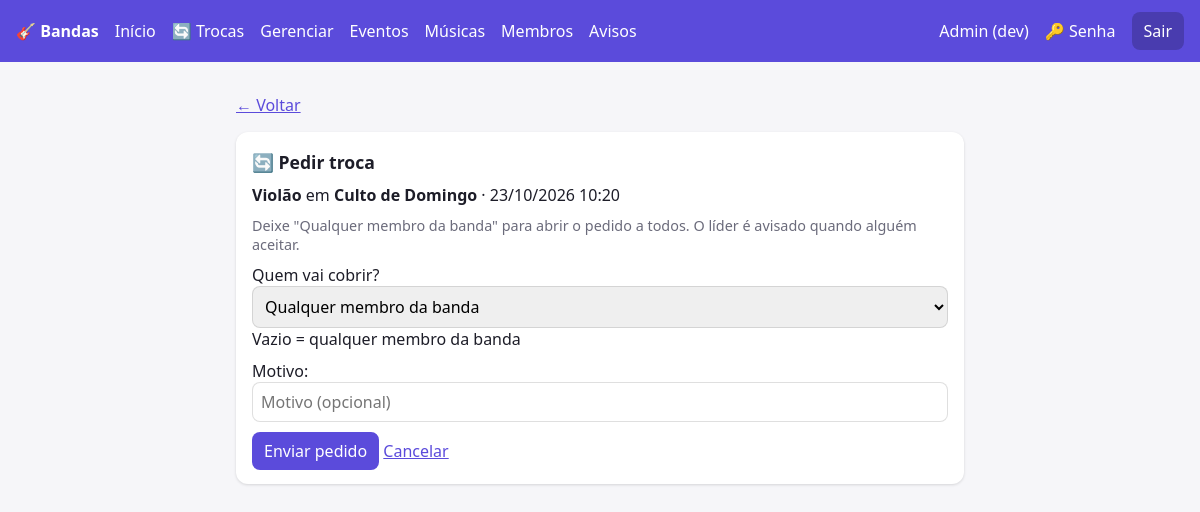
/escala/1/trocar/ (signed in), run on the app's committed database.
### core/models.py (models this page shows, shortened)
class Escala(models.Model):
    STATUS = [("pendente", "Pendente"), ("confirmado", "Confirmado"), ("recusado", "Recusado")]
    evento = models.ForeignKey(Evento, on_delete=models.CASCADE, related_name="escalas")
    membro = models.ForeignKey(Membro, on_delete=models.CASCADE, related_name="escalas")
    funcao = models.CharField(max_length=60, help_text="Ex.: Bateria, Vocal 1")
    status = models.CharField(max_length=12, choices=STATUS, default="pendente")
    obs = models.CharField(max_length=200, blank=True, help_text="Motivo / pedido de troca")

class Evento(models.Model):
    TIPOS = [("ensaio", "Ensaio"), ("culto", "Culto/Missa"), ("show", "Show"), ("outro", "Outro")]
    banda = models.ForeignKey(Banda, on_delete=models.CASCADE, related_name="eventos")
    titulo = models.CharField(max_length=150)
    tipo = models.CharField(max_length=10, choices=TIPOS, default="ensaio")
    data_hora = models.DateTimeField()
    local = models.CharField(max_length=150, blank=True)
    descricao = models.TextField(blank=True)
    class Meta:
        ordering = ["data_hora"]

### core/views.py (the view)
# urls.py: path("escala/<int:pk>/trocar/", v.troca_pedir, name="troca_pedir"),
@login_required
def troca_pedir(request, pk):
    esc = get_object_or_404(Escala.objects.select_related("evento__banda", "membro__user"),
                            pk=pk, membro__user=request.user)
    if esc.evento.data_hora <= timezone.now():
        messages.error(request, "Esse evento já passou.")
        return redirect("home")
    if esc.trocas.filter(status="aberta").exists():
        messages.error(request, "Você já tem um pedido de troca aberto para esta escala.")
        return redirect("trocas")
    form = TrocaForm(request.POST or None, escala=esc)
    if request.method == "POST" and form.is_valid():
        t = form.save(commit=False)
        t.escala, t.solicitante = esc, esc.membro
        t.save()
        messages.success(request, "Pedido de troca enviado! O líder é avisado quando alguém aceitar.")
        return redirect("trocas")
    return render(request, "troca_form.html", dict(form=form, esc=esc))

### core/forms.py
class TrocaForm(forms.ModelForm):
    class Meta:
        model = TrocaEscala
        fields = ["destinatario", "motivo"]
        widgets = {"motivo": forms.TextInput(attrs={"placeholder": "Motivo (opcional)"})}
    def __init__(self, *a, escala, **k):
        super().__init__(*a, **k)
        f = self.fields["destinatario"]
        f.queryset = (Membro.objects.filter(banda=escala.evento.banda).exclude(pk=escala.membro_id)
                      .select_related("user"))
        f.empty_label = "Qualquer membro da banda"
        f.label = "Quem vai cobrir?"
        f.label_from_instance = lambda m: m.user.get_full_name() or m.user.username

### core/templatetags/menu.py (called while the page is built)
@register.simple_tag(takes_context=True)
def usuario_eh_lider(context):
    u = context["request"].user
    return u.is_authenticated and Membro.objects.filter(user=u, papel="lider").exists()

### core/templates/troca_form.html (shortened to what this page needs)
{% extends "base.html" %}{% block content %}
<p><a href="{% url 'home' %}">← Voltar</a></p>
<div class="card fm"><h2>🔄 Pedir troca</h2>
<p><b>{{ esc.funcao }}</b> em <b>{{ esc.evento.titulo }}</b> · {{ esc.evento.data_hora|date:"d/m/Y H:i" }}</p>
<p class="mut">Deixe "Qualquer membro da banda" para abrir o pedido a todos. O líder é avisado quando alguém aceitar.</p>
<form method="post">{% csrf_token %}{{ form.as_p }}<button>Enviar pedido</button> <a href="{% url 'home' %}">Cancelar</a></form></div>
{% endblock %}

### core/templates/base.html (style rules this page uses)
:root { --bg:#f6f6f9;--card:#fff;--tx:#1d1d28;--mut:#6b6b7b;--pri:#5b4bdb;--ok:#1a9d5a;--no:#d23b3b }
* { box-sizing:border-box }
body { margin:0;font-family:system-ui,sans-serif;background:var(--bg);color:var(--tx) }
.card { background:var(--card);border-radius:12px;padding:14px 16px;margin:0 0 14px;box-shadow:0 1px 3px #0002 }
h2 { margin:.2em 0 .6em;font-size:1.1rem }
a { color:var(--pri) }
.mut { color:var(--mut);font-size:.9rem }
button,input { font:inherit;padding:8px 12px;border-radius:8px;border:1px solid #8884 }
button { background:var(--pri);color:#fff;border:0;cursor:pointer }

### core/templates/troca_form.html (style rules this page uses)
.fm p { margin:0 0 10px }
.fm input,.fm select { width:100%;padding:8px;border-radius:8px;border:1px solid #8884;font:inherit }

### data on the page
Escala: funcao "Violão", evento.titulo "Culto de Domingo", evento.data_hora "23/10/2026 10:20"
